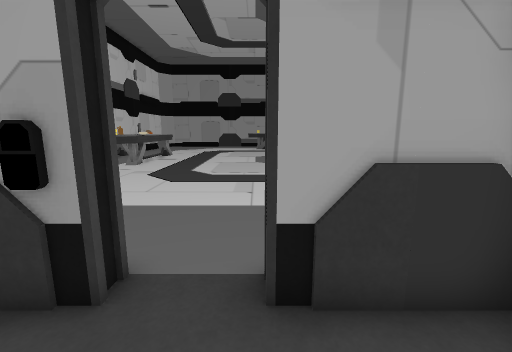
View 1 (above)

24 first-person views from a walk through a 3-D level made in the Unity game engine. The camera is 1.2 m above the floor, tilts 10° down and sees 90° across. The floor is counted in squares, 0.5 m on a side. Each view is taken from the middle of a square. On the plan, view 1 faces up. The plan holds only what a view shows up to about 17 squares ahead; the rest is blank. The place goes on beyond the plan. The player is left out. Door leaves are left out, so doorways stand open. Some surface patterns are stand-ins.

View 2
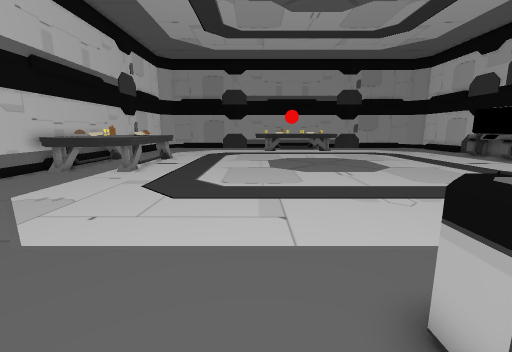

View 3
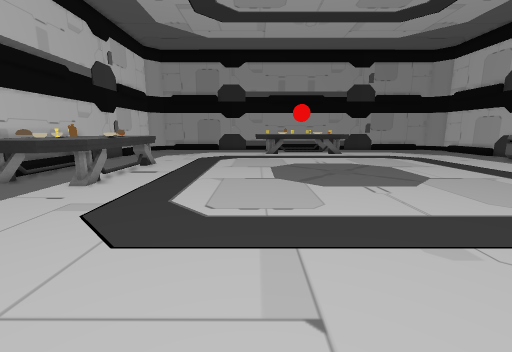

View 4
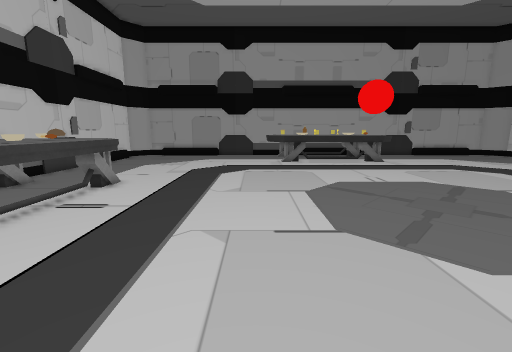

View 5
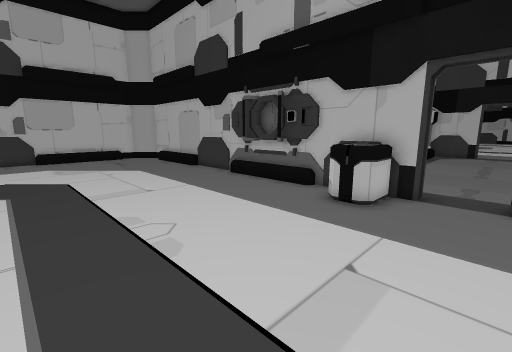

View 6
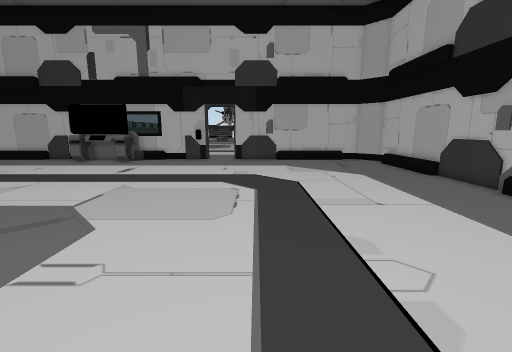

View 7
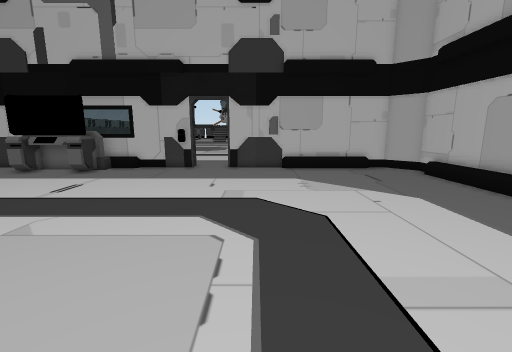

View 8
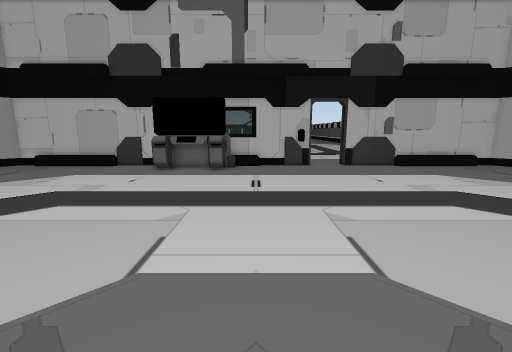

View 9
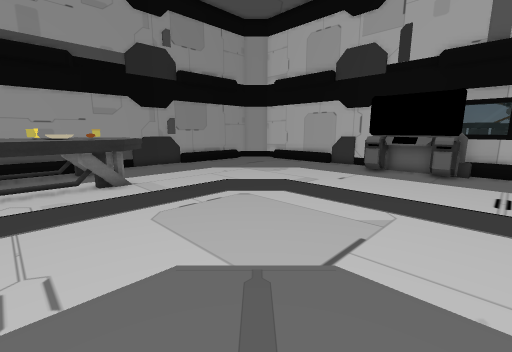

View 10
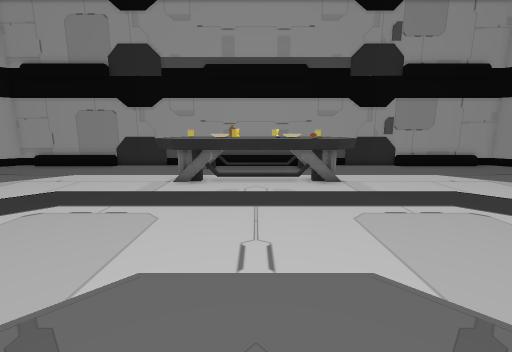

View 11
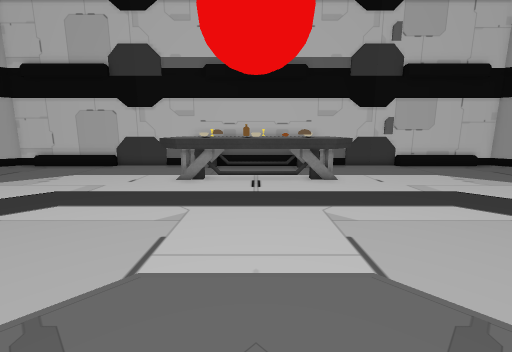

View 12
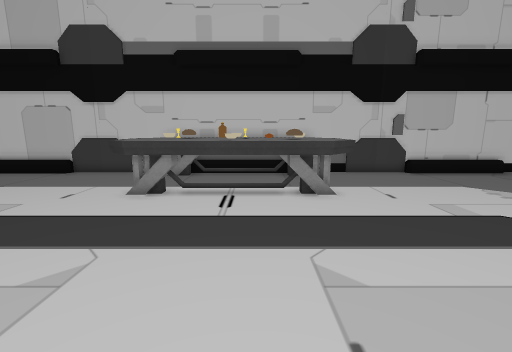

View 13
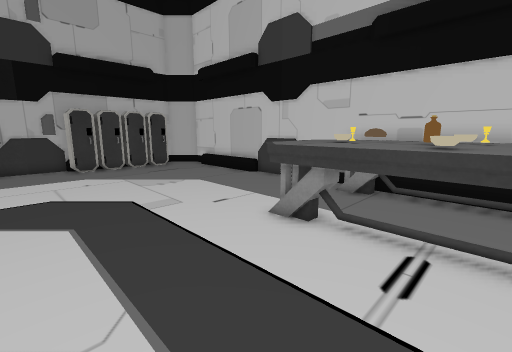

View 14
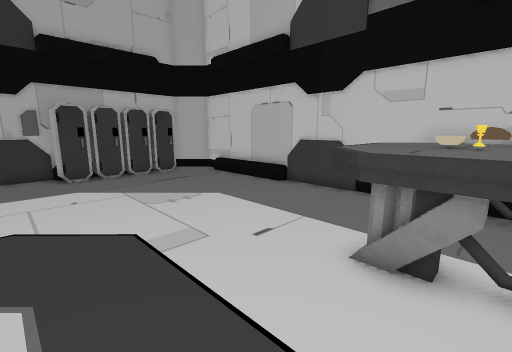

View 15
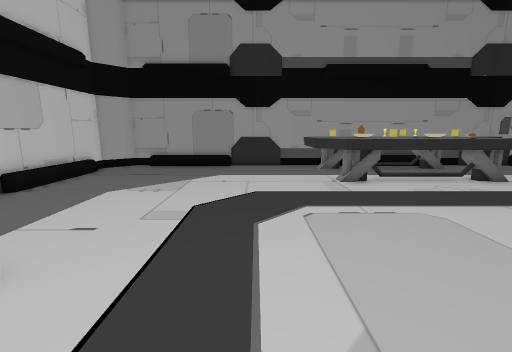

View 16
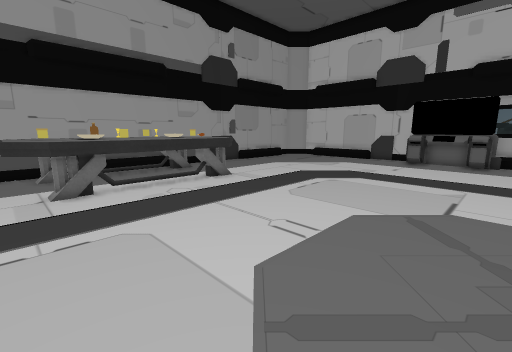

View 17
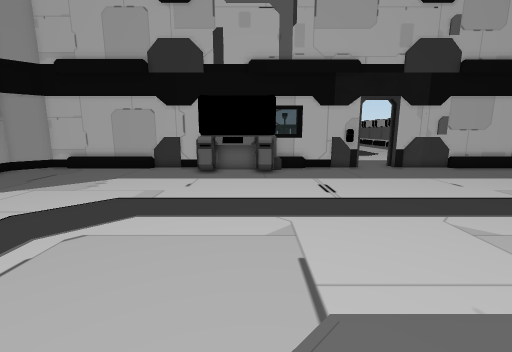

View 18
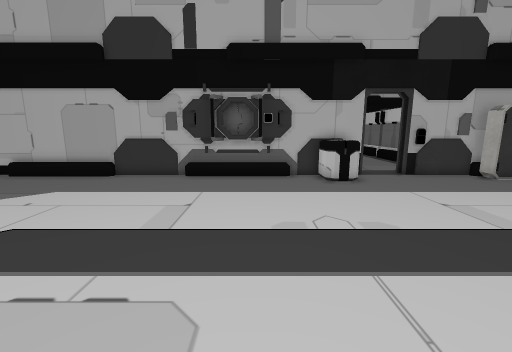

View 19
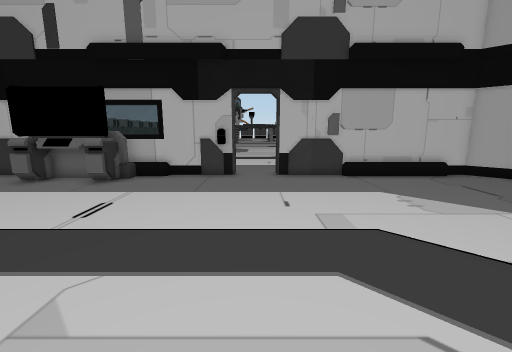

View 20
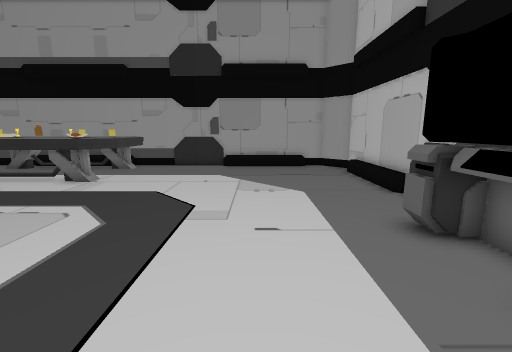

View 21
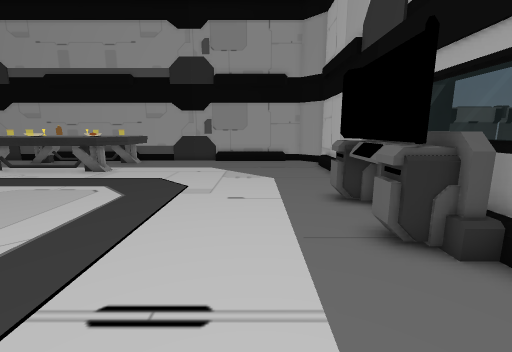

View 22
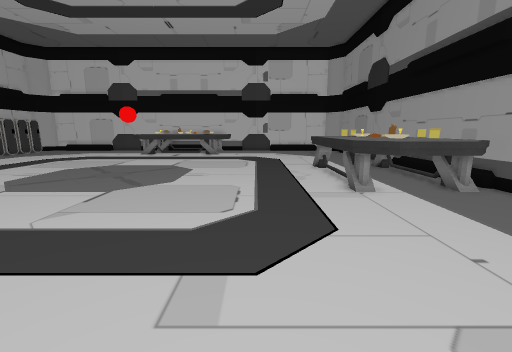

View 23
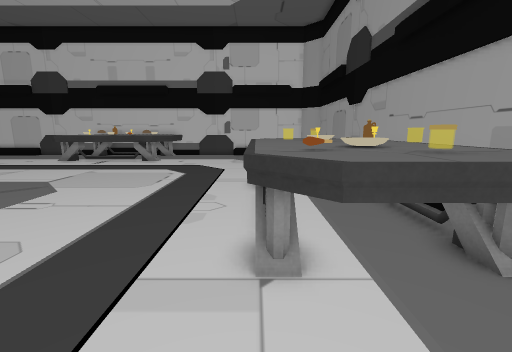

View 24
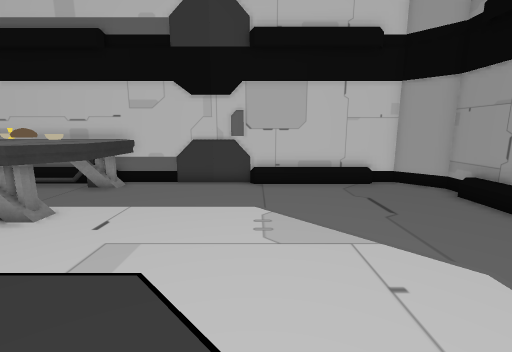

### Floor plan
Points are (right, up) in squares from view 1. A wall is a line through its corners. A room is listed if a view was taken in it or the views show most of it. See-through windows are left out.
Room 1 (views 1, 2)
walls: (-2.2, 4) (-2.2, 3.2) (-3.5, 3.2); (3.5, 3.2) (0.1, 3.2) (0.1, 4)
ways out: open door at (-1, 4) to room 2
Room 2 (views 3, 4, 5, 6, 7, 8, 9, 10, 11, 12, 13, 14, 15, 16, 17, 18, 19, 20, 21, 22, 23, 24)
walls: (5.8, 4.8) (6.3, 4); (4.8, 4.3) (9.2, 4.3); (4.2, 4.1) (5.3, 4.3); (8.6, 4.3) (9.8, 4); (7.7, 4) (8.2, 4.8); (0.1, 4) (20.5, 4) (22, 5.5) (22, 15.8); (22, 18.1) (22, 26.6); (22, 28.6) (22, 38.5) (21, 39.5); (-7.9, 4) (-2.2, 4); (-13, 39.5) (-14, 38.5) (-14, 5.5) (-12.5, 4)
ways out: open door at (-1, 4) to room 1; open door at (22, 17)
objects: table (-13, 17) to (-8, 27); locker (-12, 5) to (-11, 5); locker (-10, 5) to (-9, 5); locker (-8, 5); locker (-7, 5) to (-6, 5); table (-1, 34) to (9, 39); container (1, 5) to (3, 6); red ball (1, 22) to (2, 22); computer (20, 24) to (21, 28)

Where each view was taken, in squares from view 1:
view 1: 0 up, 0 right, facing up
view 2: 3 up, 1 left, facing up
view 3: 7 up, 1 left, facing up
view 4: 14 up, 2 left, facing up
view 5: 14 up, 2 left, facing down-right
view 6: 14 up, 0 right, facing right
view 7: 14 up, 5 right, facing right
view 8: 22 up, 4 right, facing right
view 9: 22 up, 4 right, facing up-right
view 10: 22 up, 4 right, facing up
view 11: 22 up, 4 right, facing left
view 12: 23 up, 1 right, facing left
view 13: 23 up, 3 left, facing down-left
view 14: 20 up, 4 left, facing down-left
view 15: 22 up, 4 left, facing up
view 16: 23 up, 1 left, facing up-right
view 17: 25 up, 5 right, facing right
view 18: 18 up, 6 right, facing down
view 19: 17 up, 8 right, facing right
view 20: 22 up, 16 right, facing up
view 21: 19 up, 17 right, facing up
view 22: 30 up, 18 right, facing left
view 23: 34 up, 12 right, facing left
view 24: 32 up, 2 left, facing left
